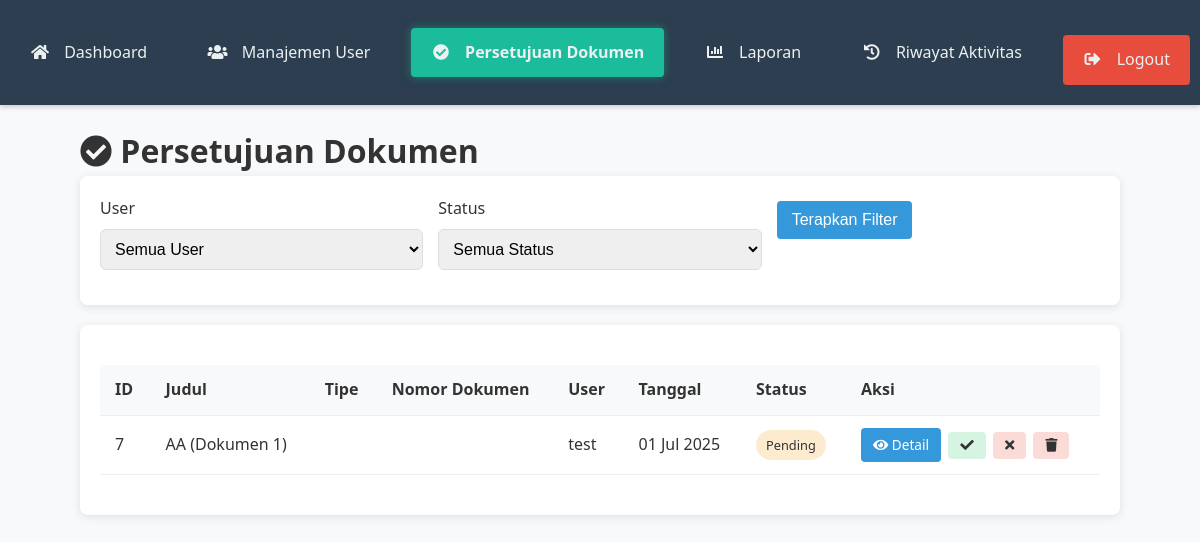
/admin/approval.php (signed in), run on the app's committed database.
### tables this page shows
CREATE TABLE `documents` (
  `id` int(11) NOT NULL,
  `user_id` int(11) NOT NULL,
  `title` varchar(255) NOT NULL,
  `description` text DEFAULT NULL,
  `file_path` varchar(255) NOT NULL,
  `original_filename` varchar(255) NOT NULL,
  `status` enum('pending','approved','rejected') DEFAULT 'pending',
  `admin_notes` text DEFAULT NULL,
  `uploaded_at` timestamp NOT NULL DEFAULT current_timestamp()
);

CREATE TABLE `users` (
  `id` int(11) NOT NULL,
  `username` varchar(50) NOT NULL,
  `password` varchar(255) NOT NULL,
  `full_name` varchar(100) NOT NULL,
  `role` enum('admin','user') DEFAULT 'user',
  `created_at` timestamp NOT NULL DEFAULT current_timestamp()
);

### admin/approval.php (the view, shortened to what this page needs)
<?php
include '../config.php';
$sql = "SELECT d.*, u.username
        FROM documents d
        JOIN users u ON d.user_id = u.id
        WHERE 1=1";
$documents = $pdo->query($sql)->fetchAll();
?>
<!DOCTYPE html>
<html lang="id">
<head>
    <link rel="stylesheet" href="../assets/css/style.css">
    <link rel="stylesheet" href="https://cdnjs.cloudflare.com/ajax/libs/font-awesome/5.15.3/css/all.min.css">
</head>
<body>
    <?php include 'admin_nav.php'; ?>
    <div class="container">
        <h1><i class="fas fa-check-circle"></i> Persetujuan Dokumen</h1>
        <div class="filter-section">
            <form method="get">
                <div class="filter-form">
                    <div class="form-group">
                        <label for="user_id">User</label>
                        <select id="user_id" name="user_id">
                            <option value="">Semua User</option>
                        </select>
                    </div>
                    <div class="form-group">
                        <label for="status">Status</label>
                        <select id="status" name="status">
                            <option value="">Semua Status</option>
                        </select>
                    </div>
                    <div class="form-group">
                        <button type="submit" class="btn-filter">Terapkan Filter</button>
                    </div>
                </div>
            </form>
        </div>
        <div class="table-container">
            <table>
                <thead>
                    <tr>
                        <th>ID</th>
                        <th>Judul</th>
                        <th>Tipe</th>
                        <th>Nomor Dokumen</th>
                        <th>User</th>
                        <th>Tanggal</th>
                        <th>Status</th>
                        <th>Aksi</th>
                    </tr>
                </thead>
                <tbody>
                    <?php foreach ($documents as $doc): ?>
                    <tr>
                        <td><?= $doc['id'] ?></td>
                        <td><?= htmlspecialchars($doc['title']) ?></td>
                        <td><?= $doc['doc_type'] ?></td>
                        <td><?= htmlspecialchars($doc['doc_number']) ?></td>
                        <td><?= htmlspecialchars($doc['username']) ?></td>
                        <td><?= date('d M Y', strtotime($doc['uploaded_at'])) ?></td>
                        <td>
                            <span class="status status-<?= $doc['status'] ?>">
                                <?= ucfirst($doc['status']) ?>
                            </span>
                        </td>
                        <td>
                            <a href="document_detail.php?id=<?= $doc['id'] ?>" class="btn-action btn-detail">
                                <i class="fas fa-eye"></i> Detail
                            </a>
                            <?php if ($doc['status'] !== 'approved'): ?>
                                <button
                                    onclick="openModal(<?= $doc['id'] ?>, 'approved')"
                                    class="btn-action btn-approve"
                                    title="Approve">
                                    <i class="fas fa-check"></i>
                                </button>
                            <?php endif; ?>
                            <?php if ($doc['status'] !== 'rejected'): ?>
                                <button
                                    onclick="openModal(<?= $doc['id'] ?>, 'rejected')"
                                    class="btn-action btn-reject"
                                    title="Reject">
                                    <i class="fas fa-times"></i>
                                </button>
                            <?php endif; ?>
                            <form method="post" style="display:inline;">
                                <button type="submit" name="delete_doc" class="btn-action btn-delete" title="Hapus" onclick="return confirm('Apakah Anda yakin ingin menghapus dokumen ini?');">
                                    <i class="fas fa-trash"></i>
                                </button>
                            </form>
                        </td>
                    </tr>
                    <?php endforeach; ?>
                </tbody>
            </table>
        </div>
    </div>
</body>
</html>

### assets/css/style.css (style rules this page uses)
* { margin: 0; padding: 0; box-sizing: border-box; }
body { background-color: #f8f9fa; color: #333; line-height: 1.6; font-family: 'Segoe UI', Tahoma, Geneva, Verdana, sans-serif; }
.container { width: 90%; max-width: 1200px; margin: 0 auto; padding: 20px; }
.form-group { margin-bottom: 20px; }
label { display: block; margin-bottom: 8px; font-weight: 500; }
input[type="text"], input[type="password"], input[type="email"], input[type="date"], select, textarea { width: 100%; padding: 12px; border: 1px solid #ddd; border-radius: 6px; font-size: 1rem; transition: border-color 0.3s; }
table { width: 100%; border-collapse: collapse; margin: 20px 0; }
table th, table td { padding: 12px 15px; text-align: left; border-bottom: 1px solid #ddd; }
table th { background-color: #f2f2f2; font-weight: bold; }
.status { padding: 5px 10px; border-radius: 20px; font-size: 0.85rem; font-weight: 500; display: inline-block; }
.status-pending { background: rgba(243, 156, 18, 0.2); color: #f39c12; }

### admin/approval.php (style rules this page uses)
.container { padding: 20px; }
.filter-section { background: white; border-radius: 8px; box-shadow: 0 2px 10px rgba(0,0,0,0.1); padding: 20px; margin-bottom: 20px; }
.filter-form { display: grid; grid-template-columns: repeat(auto-fit, minmax(250px, 1fr)); gap: 15px; }
.form-group { margin-bottom: 15px; }
label { display: block; margin-bottom: 8px; font-weight: 500; color: #333; }
select, input[type="date"], input[type="text"] { width: 100%; padding: 10px; border: 1px solid #ddd; border-radius: 6px; font-size: 1rem; }
.btn-filter { background: #3498db; color: white; border: none; padding: 10px 15px; border-radius: 4px; cursor: pointer; font-size: 1rem; margin-top: 5px; }
.table-container { background: white; border-radius: 8px; box-shadow: 0 2px 10px rgba(0,0,0,0.1); padding: 20px; overflow-x: auto; }
table { width: 100%; border-collapse: collapse; }
table th, table td { padding: 12px 15px; text-align: left; border-bottom: 1px solid #eee; }
table th { background-color: #f8f9fa; font-weight: 600; color: var(--dark); }
.status { padding: 5px 10px; border-radius: 20px; font-size: 0.8rem; font-weight: 500; }
.status-pending { background: rgba(243, 156, 18, 0.2); color: var(--warning); }
.btn-action { padding: 6px 12px; border-radius: 4px; text-decoration: none; font-size: 0.85rem; display: inline-block; cursor: pointer; border: none; margin-right: 3px; }
.btn-detail { background: var(--secondary); color: white; }
.btn-approve { background: rgba(46, 204, 113, 0.2); color: var(--success); }
.btn-reject { background: rgba(231, 76, 60, 0.2); color: var(--danger); }
.btn-delete { background: rgba(231, 76, 60, 0.2); color: var(--danger); }

### admin/admin_nav.php (style rules this page uses)
:root { --primary: #2c3e50; --secondary: #3498db; --hover: #2980b9; --active: #1abc9c; --text: #ecf0f1; --background: #34495e; }

### data on the page
documents: id "7", title "AA (Dokumen 1)", user.username "test", uploaded_at "01 Jul 2025", status "Pending"
